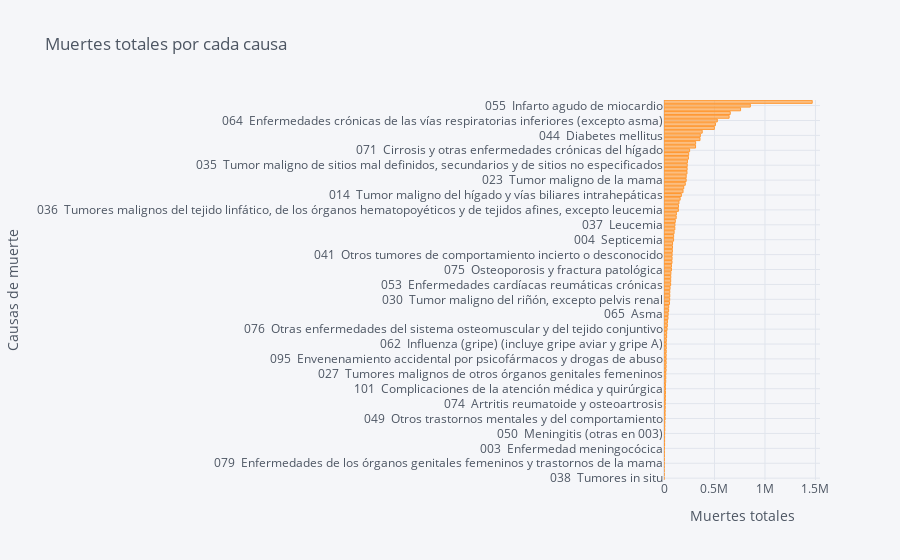

Notebook source saved alongside this figure:
### Code cell
# now,let's see what cause, cause more deaths.


# creating a filter by cause
total_deaths_by_cause = deaths.groupby('Causa de muerte', as_index=False).agg({'Total': 'sum'}).sort_values(by='Total')

# crating a bar plot
total_deaths_by_cause.iplot(kind='barh',
                           x='Causa de muerte',
                           y='Total',
                           title='Muertes totales por cada causa',
                           xTitle='Muertes totales',
                           yTitle='Causas de muerte')

### Figure 1 — Plotly figure (JSON) as saved in the notebook; plotly's stock layout.template omitted (floating-point values rounded to 4 significant figures)
{"data": [{"marker": {"color": "rgba(255, 153, 51, 0.6)", "line": {"color": "rgba(255, 153, 51, 1.0)", "width": 1}}, "name": "Total", "orientation": "h", "text": "", "type": "bar", "x": [178, 754, 1423, 1571, 1835, 2332, 3221, 3490, 3985, 5795, 5973, 6080, 6313, 8085, 8087, 8664, 10799, 11416, 11563, 11752, 12276, 13340, 13893, 14230, 14556, 15134, 17022, 17327, 18091, 20289, 20493, 20862, 21187, 21226, 21487, 21944, 22164, 22868, 25794, 26726, 30203, 32914, 34001, 39881, 41098, 45794, 46770, 54526, 56286, 57286, 57579, 59871, 65673, 66212, 67079, 68129, 73583, 73825, 79119, 79700, 80253, 82907, 84018, 84749, 94841, 95337, 100045, 107127, 108257, 111786, 120871, 122694, 142160, 143336, 148397, 159770, 172037, 188514, 195407, 210577, 219384, 219743, 227591, 228928, 230013, 232004, 241688, 244676, 253750, 312567, 313254, 356702, 359715, 378321, 498811, 509696, 527573, 644917, 656092, 758343, 855162, 1467841], "y": ["038  Tumores in situ", "081  XV.Embarazo, parto y puerperio", "102  Otras causas externas y sus efectos tardíos", "007  VIH+ (portador, evidencias de laboratorio del VIH, ...)", "079  Enfermedades de los órganos genitales femeninos y trastornos de la mama", "048  Trastornos mentales debidos al uso de drogas (drogodependencia, toxicomanía)", "088 Muerte súbita infantil", "043 Ciertos trastornos que afectan al mecanismo de la inmunidad", "003  Enfermedad meningocócica", "100  Eventos de intención no determinada", "029  Tumores malignos de otros órganos genitales masculinos", "083  Malformaciones congénitas del sistema nervioso", "050  Meningitis (otras en 003)", "069  Enteritis y colitis no infecciosas", "096  Otros envenenamientos accidentales", "094  Accidentes por fuego, humo y sustancias calientes", "049  Otros trastornos mentales y del comportamiento", "047  Trastornos mentales debidos al uso de alcohol", "078  Enfermedades de los órganos genitales masculinos", "091  Otros accidentes de transporte", "074  Artritis reumatoide y osteoartrosis", "032  Otros tumores malignos de las vías urinarias", "039  Tumores benignos", "099  Agresiones (homicidio)", "101  Complicaciones de la atención médica y quirúrgica", "020  Tumores malignos del hueso y de los cartílagos articulares", "001  Enfermedades infecciosas intestinales", "019  Otros tumores malignos respiratorios e intratorácicos", "027  Tumores malignos de otros órganos genitales femeninos", "034  Otros tumores malignos neurológicos y endocrinos", "084  Malformaciones congénitas del sistema circulatorio", "024  Tumor maligno del cuello del útero", "095  Envenenamiento accidental por psicofármacos y drogas de abuso", "040  Síndrome mielodisplásico", "085  Otras malformaciones congénitas, deformidades y anomalías cromosómicas", "008  Resto de enfermedades infecciosas y parasitarias y sus efectos tardíos", "062  Influenza (gripe) (incluye gripe aviar y gripe A)", "005  Hepatitis vírica", "021  Melanoma maligno de la piel", "002  Tuberculosis y sus efectos tardíos", "076  Otras enfermedades del sistema osteomuscular y del tejido conjuntivo", "073  XII.Enfermedades de la piel y del tejido subcutáneo", "068  Úlcera de estómago, duodeno y yeyuno", "022  Otros tumores malignos de la piel y de los tejidos blandos", "065  Asma", "042 Enfermedades de la sangre y de los órganos hematopoyéticos", "082  XVI.Afecciones originadas en el periodo perinatal", "025  Tumor maligno de otras partes del útero", "030  Tumor maligno del riñón, excepto pelvis renal", "006  SIDA", "026  Tumor maligno del ovario", "092  Caídas accidentales", "053  Enfermedades cardíacas reumáticas crónicas", "017  Tumor maligno de la laringe", "093  Ahogamiento, sumersión y sofocación accidentales", "010  Tumor maligno del esófago", "075  Osteoporosis y fractura patológica", "045  Otras enfermedades endocrinas, nutricionales y metabólicas", "009  Tumor maligno del labio, de la cavidad bucal y de la faringe", "080  Otras enfermedades del sistema genitourinario", "041  Otros tumores de comportamiento incierto o desconocido", "066  Insuficiencia respiratoria", "070  Enfermedad vascular intestinal", "033  Tumor maligno del encéfalo", "004  Septicemia", "089  Resto de síntomas, signos y hallazgos anormales clínicos y de laboratorio, no clasificados en otra parte", "016  Otros tumores malignos digestivos", "097  Otros accidentes", "037  Leucemia", "013  Tumor maligno del recto, de la porción rectosigmoide y del ano", "098  Suicidio y lesiones autoinfligidas", "087  Senilidad", "036  Tumores malignos del tejido linfático, de los órganos hematopoyéticos y de tejidos afines, excepto leucemia", "061  Otras enfermedades de los vasos sanguíneos", "031  Tumor maligno de la vejiga", "015  Tumor maligno del páncreas", "014  Tumor maligno del hígado y vías biliares intrahepáticas", "090  Accidentes de tráfico", "028  Tumor maligno de la próstata", "086 Paro cardíaco, muerte sin asistencia y otra causa desconocida de mortalidad", "023  Tumor maligno de la mama", "052  Otras enfermedades del sistema nervioso y de los órganos de los sentidos", "060  Aterosclerosis", "054  Enfermedades hipertensivas", "035  Tumor maligno de sitios mal definidos, secundarios y de sitios no especificados", "051  Enfermedad de Alzheimer", "077  Enfermedades del riñón y del uréter", "011  Tumor maligno del estómago", "071  Cirrosis y otras enfermedades crónicas del hígado", "012  Tumor maligno del colon", "063  Neumonía", "072  Otras enfermedades del sistema digestivo", "044  Diabetes mellitus", "046  Trastornos mentales orgánicos, senil y presenil", "067  Otras enfermedades del sistema respiratorio", "056  Otras enfermedades isquémicas del corazón", "064  Enfermedades crónicas de las vías respiratorias inferiores (excepto asma)", "058 Otras enfermedades del corazón", "018  Tumor maligno de la tráquea, de los bronquios y del pulmón", "057  Insuficiencia cardíaca", "055  Infarto agudo de miocardio", "059  Enfermedades cerebrovasculares"]}], "layout": {"autosize": true, "legend": {"bgcolor": "#F5F6F9", "font": {"color": "#4D5663"}}, "paper_bgcolor": "#F5F6F9", "plot_bgcolor": "#F5F6F9", "title": {"font": {"color": "#4D5663"}, "text": "Muertes totales por cada causa"}, "xaxis": {"autorange": true, "gridcolor": "#E1E5ED", "range": [0, 1545000.0], "showgrid": true, "tickfont": {"color": "#4D5663"}, "title": {"font": {"color": "#4D5663"}, "text": "Muertes totales"}, "type": "linear", "zerolinecolor": "#E1E5ED"}, "yaxis": {"autorange": true, "gridcolor": "#E1E5ED", "range": [-0.5, 101.5], "showgrid": true, "tickfont": {"color": "#4D5663"}, "title": {"font": {"color": "#4D5663"}, "text": "Causas de muerte"}, "type": "category", "zerolinecolor": "#E1E5ED"}}}
